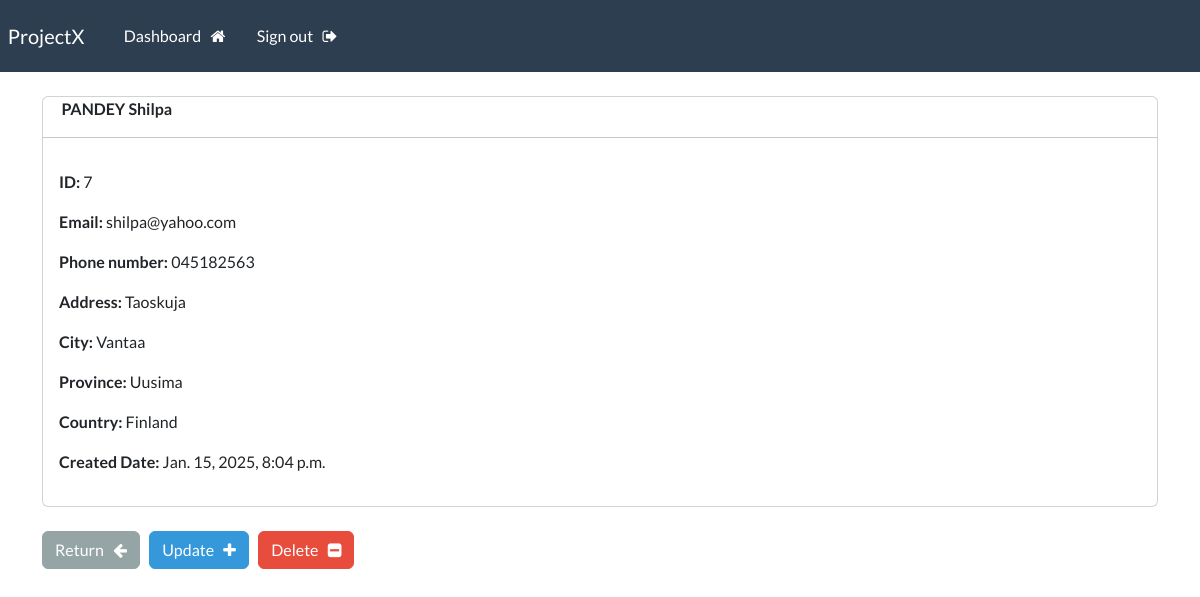
Page /record/7 (signed in) on the committed database.
### webapp/models.py (models this page shows, shortened)
class Record(models.Model):
    creation_date = models.DateTimeField(auto_now_add=True)
    first_name = models.CharField(max_length=100)
    last_name = models.CharField(max_length=100)
    email = models.CharField(max_length=255)
    phone = models.CharField(max_length=20)
    address = models.CharField(max_length=300)
    city = models.CharField(max_length=255)
    province = models.CharField(max_length=125)
    country = models.CharField(max_length=125)

### webapp/views.py (the view)
@login_required(login_url='my-login')
def singular_record(request, pk):
    all_records = Record.objects.get(id=pk)
    context = {'record':all_records}
    return render(request, 'webapp/view-record.html', context=context)

### webapp/templates/webapp/view-record.html (shortened to what this page needs)
{% extends 'webapp/base.html' %}
{% block content %}
    <div class="card">
        <strong>
            {{record.last_name|upper}}
            {{record.first_name}}
        </strong>
        <hr>
        <div class="card-body">
            <p> <strong> ID:  </strong> {{record.id}} </p>
            <p> <strong> Email:  </strong> {{record.email}} </p>
            <p> <strong> Phone number:  </strong> {{record.phone}} </p>
            <p> <strong> Address:  </strong> {{record.address}} </p>
            <p> <strong> City:  </strong> {{record.city}} </p>
            <p> <strong> Province:  </strong> {{record.province}} </p>
            <p> <strong> Country:  </strong> {{record.country}} </p>
            <p> <strong> Created Date:  </strong> {{record.creation_date}} </p>
        </div>
    </div>
    <br>
    <a href="{% url 'dashboard' %}" class="btn btn-secondary"> Return &nbsp; <i class="fa fa-arrow-left" arial-hidden="true"></i> </a>
    <a href="{% url 'update-record' record.id %}" class="btn btn-info"> Update &nbsp; <i class="fa fa-plus" arial-hidden="true"></i></a>
    <a href="{% url 'delete-record' record.id %}" class="btn btn-danger"> Delete &nbsp; <i class="fa fa-minus-square" arial-hidden="true"></i> </a>
{% endblock %}

### rows in the picture
Record: last_name "PANDEY", first_name "Shilpa", id "7", email "shilpa@yahoo.com", phone "045182563", address "Taoskuja", city "Vantaa", province "Uusima", country "Finland", creation_date "Jan. 15, 2025, 8:04 p.m."
